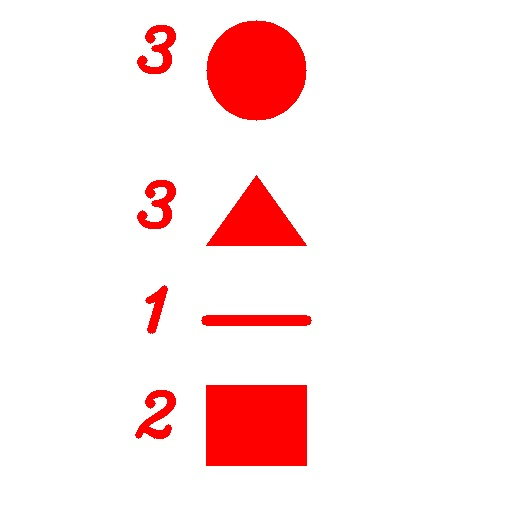
#> input picture ROV Controller/test-recognized.jpg, 512 x 512 px
$ python Image-Recognition.py test-recognized.jpg
#> lines starting #> are read from the running program, lines starting #| are printed output that depends on the picture; after the words box and inside, x2 and y2 are one past the last pixel; in counts of white or black regions, pixels touching at a corner belong together
# -*- coding: utf-8 -*-

import cv2
import numpy as np
import sys

def Update_Pointer(pointer, y):
    return (pointer[0], pointer[1] + y)

def show_recognized(lis, path):
    #vars
    height = 512
    width = 512
    padx = 120
    pady = 70
    draw_pointer = (int(width/2), 70)
    font = cv2.FONT_HERSHEY_SCRIPT_COMPLEX

    img = np.zeros((height, width, 3), np.uint8)
    # background
    cv2.rectangle(img, (0, 0), (width, height), (255, 255, 255), cv2.FILLED)

    #draw Circle
    cv2.putText(img, str(lis[3]), (draw_pointer[0] - padx, draw_pointer[1]), font, 2, (0, 0, 255), 5)
    cv2.circle(img, draw_pointer, 50, (0, 0, 255), cv2.FILLED)
    ## update pointer
    draw_pointer = Update_Pointer(draw_pointer, pady)
    draw_pointer = Update_Pointer(draw_pointer, int(pady/2))
    # draw triangle
    cv2.putText(img, str(lis[0]), (draw_pointer[0] - padx, draw_pointer[1] + 50), font, 2, (0, 0, 255), 5)
    points = np.array([draw_pointer, (draw_pointer[0] - 50, draw_pointer[1] + pady), (draw_pointer[0] + 50, draw_pointer[1] + pady)])
    cv2.drawContours(img, [points], 0, (0, 0, 255), -1)
    # update
    draw_pointer = Update_Pointer(draw_pointer, pady + int(pady/2))
    # draw line
    cv2.putText(img, str(lis[2]), (draw_pointer[0] - padx, draw_pointer[1] + 50), font, 2, (0, 0, 255), 5)
    cv2.line(img, (draw_pointer[0] - 50, draw_pointer[1] + 40), (draw_pointer[0] + 50, draw_pointer[1] + 40), (0, 0, 255), 10)
    # update
    draw_pointer = Update_Pointer(draw_pointer, pady +int(pady/2))
    # draw Poly
    cv2.rectangle(img, (draw_pointer[0] - 50, draw_pointer[1]), (draw_pointer[0] + 50, draw_pointer[1] + 80), (0, 0, 255), -1)
    cv2.putText(img, str(lis[1]), (draw_pointer[0] - padx, draw_pointer[1] + 50), font, 2, (0, 0, 255), 5)
    #cv2.imshow('test', img)
    cv2.imwrite(str(path[0 : -4] + '-recognized.jpg'), img)


#C:\\Users\\HEMOU\\Desktop\\Image-Recognition\\X.jpg
#path = input()
path = sys.argv[1]
print (path)
img = cv2.imread(path, cv2.IMREAD_GRAYSCALE)
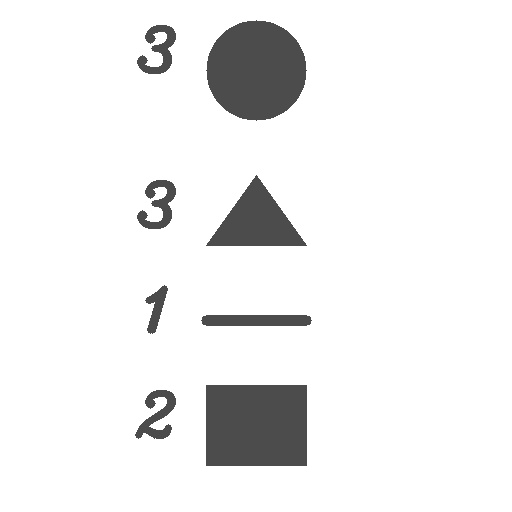
#> img: shape (512, 512); min 67, max 255, mean 238.5
_, threshold = cv2.threshold(img, 80, 255, cv2.THRESH_BINARY)
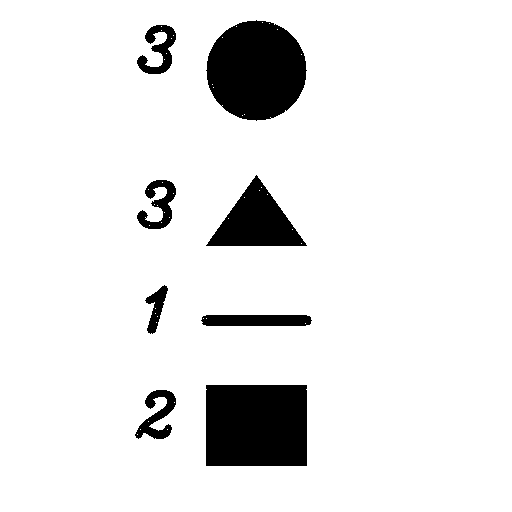
#> threshold: shape (512, 512); 90.8% white; 8 black regions
contours, _ = cv2.findContours(threshold, cv2.RETR_TREE, cv2.CHAIN_APPROX_SIMPLE)
#> contours = 53 contours, 44 with area under 20; largest, box (x1, y1, x2, y2) and area: (0, 0, 512, 512) 261121, (205, 384, 308, 467) 8360, (205, 19, 308, 122) 7985, (205, 174, 308, 247) 3741, (200, 314, 313, 327) 1294

font = cv2.FONT_HERSHEY_COMPLEX
##place holder for numbers of shapes in the image
lis = [0, 0, 0, 0]
for cnt in contours:
    approx = cv2.approxPolyDP(cnt, 0.02*cv2.arcLength(cnt, True), True)
    #cv2.drawContours(img, [approx], 0, (0), 1)
    x = approx.ravel()[0]
    y = approx.ravel()[1]
    if len(approx) < 3:
        lis[2] +=1
    elif len(approx) == 3:
        lis[0] += 1
    elif len(approx) == 4:
        if x == 0:
            continue
        x2 = approx.ravel()[2]
        if (abs(x - y) < 10 or abs(x - x2) < 10):
            lis[2] += 1
        else:
            lis[1] += 1
    else:
       # cv2.putText(img, str(abs(x - y)), (x, y), font, 1 , (0))
        lis[3] += 1
#> this loop made 53 passes
#> (approx, x, y, x2) on pass 8: ([[205, 385], [306, 384], [307, 465], [206, 466]], 205, 385, 306)
#> (x, y) on passes 2 to 7: (171, 391), (137, 434), (167, 429), (140, 429), (148, 421), (174, 402)
#> after the loop, lis = [1, 1, 44, 6]

#cv2.imshow("shapes", img)
show_recognized(lis, path)
#> in show_recognized, `cv2.rectangle(img, (0, 0), (width, height), (255, 255, 255), cv2.FILLED)`: img: shape (512, 512, 3); every value is 255
#> in show_recognized, `cv2.putText(img, str(lis[1]), (draw_pointer[0] - padx, draw_pointer[1]..`:
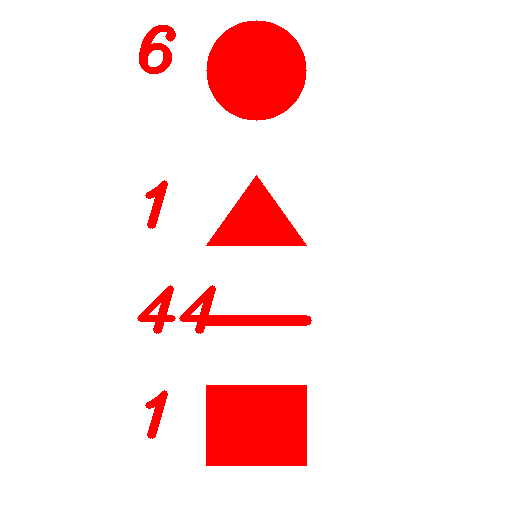
#> img: shape (512, 512, 3); mean of channels 0, 1, 2 231.4, 231.4, 255; drawn as B, G, R
##cv2.imshow("thre", threshold)
print ("Triangles, Rectangles, Lines, Circles")
print (lis[0], lis[1], lis[2], lis[3])
#| 1 1 44 6


#cv2.waitKey(0)
#cv2.destroyAllWindows()
